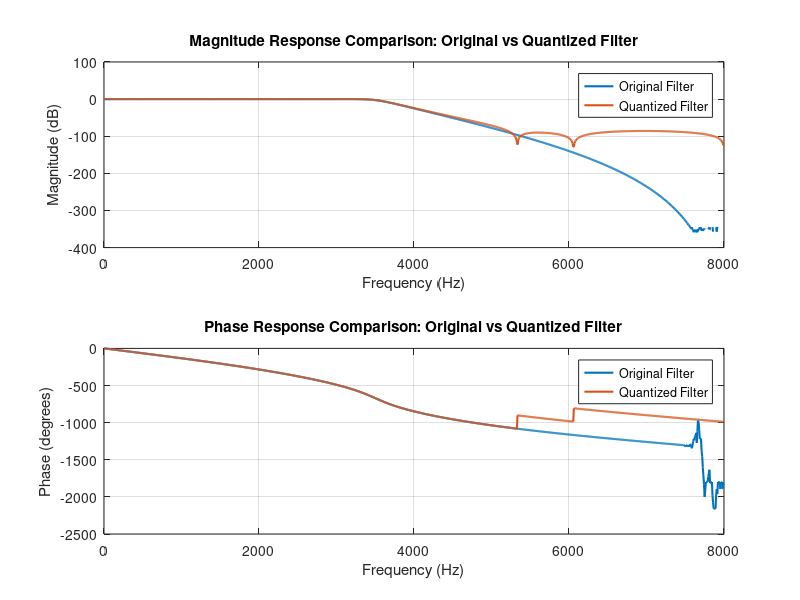
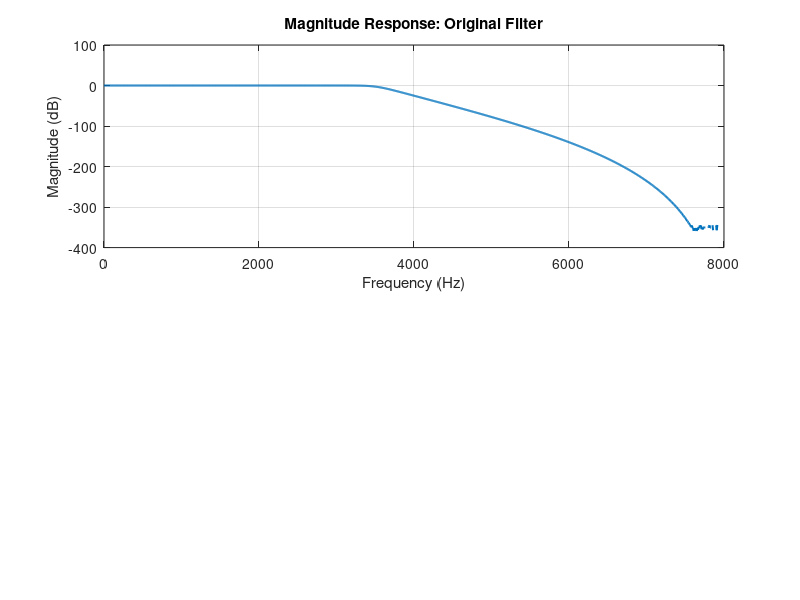

Here is the MATLAB script that generated these plots, in order: (Note: this script raises an error after producing the figures.)
% Set filter parameters
fs = 16000;  % Sampling rate
fp = 3400;   % Passband cutoff frequency (Hz)
fsb =4125.8895;
% fsb = 3800 + (4200 - 3800) * rand(); % Randomly generated stopband cutoff frequency
disp(['Randomly generated stopband frequency: ', num2str(fsb), ' Hz']);
Rp = 1; % Passband ripple
Rs = 30; % Stopband attenuation

% Normalize frequencies
Wp = fp / (fs / 2);
Ws = fsb / (fs / 2);

% Calculate filter order and normalized cutoff frequency
[n, Wn] = buttord(Wp, Ws, Rp, Rs);

% Design Butterworth filter
[b, a] = butter(n, Wn, 'low');
[H, f] = freqz(b, a, 1024, fs);

% Quantize coefficients
num_bits = 12;
b_quant = round(b * (2^(num_bits - 1))) / (2^(num_bits - 1));
a_quant = round(a * (2^(num_bits - 1))) / (2^(num_bits - 1));

% Check if the quantized filter meets the specifications
% fvtool(b_quant, a_quant);
% Calculate frequency response
[H_quant, f_quant] = freqz(b_quant, a_quant, 1024, fs);

% Calculate passband attenuation
passband = 20*log10(abs(H_quant(f_quant <= fp)));
max_passband_attenuation = -min(passband);

% Calculate stopband attenuation
stopband = 20*log10(abs(H_quant(f_quant >= fsb)));
min_stopband_attenuation = -max(stopband);

% Display results
disp(['Max passband attenuation after quantization: ', num2str(max_passband_attenuation), ' dB']);
disp(['Min stopband attenuation after quantization: ', num2str(min_stopband_attenuation), ' dB']);

% Find the -3dB point
mag_response = 20*log10(abs(H));
mag_response_quant = 20*log10(abs(H_quant));

% Find the -3dB point for the original filter
fp_original_index = find(mag_response <= -3, 1);
fp_original = f(fp_original_index);

% Find the -3dB point for the quantized filter
fp_quant_index = find(mag_response_quant <= -3, 1);
fp_quant = f_quant(fp_quant_index);

% Display results
disp(['Passband cutoff frequency of the original filter: ', num2str(fp_original), ' Hz']);
disp(['Passband cutoff frequency of the quantized filter: ', num2str(fp_quant), ' Hz']);

% Plot magnitude and phase response comparison for original and quantized filters
figure;

% Magnitude response comparison: Original vs Quantized
subplot(2, 1, 1);
plot(f, 20*log10(abs(H)), 'LineWidth', 1.5);
hold on;
plot(f_quant, 20*log10(abs(H_quant)), 'LineWidth', 1.5);
grid on;
xlabel('Frequency (Hz)');
ylabel('Magnitude (dB)');
title('Magnitude Response Comparison: Original vs Quantized Filter');
legend('Original Filter', 'Quantized Filter');

% Phase response comparison: Original vs Quantized
subplot(2, 1, 2);
plot(f, unwrap(angle(H)) * 180/pi, 'LineWidth', 1.5);
hold on;
plot(f_quant, unwrap(angle(H_quant)) * 180/pi, 'LineWidth', 1.5);
grid on;
xlabel('Frequency (Hz)');
ylabel('Phase (degrees)');
title('Phase Response Comparison: Original vs Quantized Filter');
legend('Original Filter', 'Quantized Filter');

% Plot magnitude and phase response for original filter with cutoff frequency marked
figure;

% Magnitude response for original filter
subplot(2, 1, 1);
plot(f, 20*log10(abs(H)), 'LineWidth', 1.5);
grid on;
xlabel('Frequency (Hz)');
ylabel('Magnitude (dB)');
title('Magnitude Response: Original Filter');
% % Mark the original passband cutoff frequency
% y_lim = get(gca, 'ylim'); % Get y-axis limits
% plot([fp_original, fp_original], y_lim, 'b--');
% text(fp_original, y_lim(2) - 3, sprintf('fp_{original} = %.1f Hz', fp_original), 'HorizontalAlignment', 'right');

% Mark the quantized passband cutoff frequency
xline(fp_original, 'r--', sprintf('{fc} = %.1f Hz', fp_original), 'LabelHorizontalAlignment', 'left', 'LabelVerticalAlignment', 'top');

% Phase response for original filter
subplot(2, 1, 2);
plot(f, unwrap(angle(H)) * 180/pi, 'LineWidth', 1.5);
grid on;
xlabel('Frequency (Hz)');
ylabel('Phase (degrees)');
title('Phase Response: Original Filter');
legend('Original Filter');

% Plot magnitude and phase response for quantized filter with cutoff frequency marked
figure;

% Magnitude response for quantized filter
subplot(2, 1, 1);
plot(f_quant, 20*log10(abs(H_quant)), 'LineWidth', 1.5);
grid on;
xlabel('Frequency (Hz)');
ylabel('Magnitude (dB)');
title('Magnitude Response: Quantized Filter');
% Mark the quantized passband cutoff frequency
% y_lim = get(gca, 'ylim'); % Get y-axis limits
% plot([fp_quant, fp_quant], y_lim, 'r--');
% text(fp_quant, y_lim(2) - 3, sprintf('fp_{quant} = %.1f Hz', fp_quant), 'HorizontalAlignment', 'right');

% Mark the quantized passband cutoff frequency
xline(fp_quant, 'r--', sprintf('{fc} = %.1f Hz', fp_quant), 'LabelHorizontalAlignment', 'left', 'LabelVerticalAlignment', 'top');

% Phase response for quantized filter
subplot(2, 1, 2);
plot(f_quant, unwrap(angle(H_quant)) * 180/pi, 'LineWidth', 1.5);
grid on;
xlabel('Frequency (Hz)');
ylabel('Phase (degrees)');
title('Phase Response: Quantized Filter');
legend('Quantized Filter');



% Direct Form I
Hd_df1 = dfilt.df1(b_quant, a_quant);

% Direct Form II
Hd_df2 = dfilt.df2(b_quant, a_quant);

% Convert filter to cascade form
[sos, g] = tf2sos(b_quant, a_quant);
Hd_cascade = dfilt.df2sos(sos, g);

% Convert transfer function to parallel form
[z, p, k] = tf2zp(b_quant, a_quant);
[s, g] = zp2sos(z, p, k);
% Use dfilt.parallel to create a parallel form filter object
Hd_parallel = dfilt.parallel(dfilt.df2sos(sos, g));

scale_factor = 2^(num_bits - 1);

b_int = round(abs(b_quant) * scale_factor);
a_int = round(abs(a_quant) * scale_factor);

[addercost_b, b_opt, ~] = ragn(b_int);
[addercost_a, a_opt, ~] = ragn(a_int);
b_opt = b_opt / scale_factor;
a_opt = a_opt / scale_factor;

% Direct Form I
Hd_df1_opt = dfilt.df1(b_opt, a_opt);

% Direct Form II
Hd_df2_opt = dfilt.df2(b_opt, a_opt);

% Convert filter to cascade form
[sos_opt, g_opt] = tf2sos(b_opt, a_opt);
Hd_cascade_opt = dfilt.df2sos(sos_opt, g_opt);

% Convert transfer function to parallel form
[z_opt, p_opt, k_opt] = tf2zp(b_opt, a_opt);
[s_opt, g_opt] = zp2sos(z_opt, p_opt, k_opt);
Hd_parallel_opt = dfilt.df2sos(s_opt, g_opt);

% Compare frequency responses of filters
% h1 = fvtool(Hd_df1, Hd_df1_opt, 'Analysis', 'freq');
% legend(h1, 'Direct Form I', 'Optimized Direct Form I');
%
% h2 = fvtool(Hd_df2, Hd_df2_opt, 'Analysis', 'freq');
% legend(h2, 'Direct Form II', 'Optimized Direct Form II');
%
% h3 = fvtool(Hd_cascade, Hd_cascade_opt, 'Analysis', 'freq');
% legend(h3, 'Cascade', 'Optimized Cascade');
%
% h4 = fvtool(Hd_parallel, Hd_parallel_opt, 'Analysis', 'freq');
% legend(h4, 'Parallel', 'Optimized Parallel');

% Compute complexity for Direct Form I and II
function [num_adders, num_multipliers] = compute_direct_form_complexity(b, a)
    num_adders = nnz(b) - 1 + nnz(a) - 1; % Number of non-zero coefficients minus 2 (first coefficient of each part does not require an adder)
    num_multipliers = nnz(b) + nnz(a); % Number of non-zero coefficients
end

% Compute complexity for cascade form
function [num_adders, num_multipliers] = compute_cascade_complexity(sos)
    num_adders = 0;
    num_multipliers = 0;
    for i = 1:size(sos, 1)
        num_adders = num_adders + nnz(sos(i, 1:3)) + nnz(sos(i, 4:6)) - 2; % Number of non-zero coefficients minus 2 for each second-order section
        num_multipliers = num_multipliers + nnz(sos(i, :)); % Number of non-zero coefficients for each second-order section
    end
end

% Compute complexity for parallel form
function [num_adders, num_multipliers] = compute_parallel_complexity(s)
    num_adders = 0;
    num_multipliers = 0;
    for i = 1:size(s, 1)
        num_adders = num_adders + nnz(s(i, 1:3)) + nnz(s(i, 4:6)) - 2; % Number of non-zero coefficients minus 2 for each parallel branch
        num_multipliers = num_multipliers + nnz(s(i, :)); % Number of non-zero coefficients for each parallel branch
    end
end

% Compute complexity for Direct Form I and II
[adders_df1, multipliers_df1] = compute_direct_form_complexity(b_quant, a_quant);
[adders_df1_reduced, multipliers_df1_reduced] = compute_direct_form_complexity(b_opt, a_opt);

[adders_df2, multipliers_df2] = compute_direct_form_complexity(b_quant, a_quant);
[adders_df2_reduced, multipliers_df2_reduced] = compute_direct_form_complexity(b_opt, a_opt);

% Compute complexity for cascade form
[adders_cascade, multipliers_cascade] = compute_cascade_complexity(sos);
[adders_cascade_reduced, multipliers_cascade_reduced] = compute_cascade_complexity(sos_opt);

% Compute complexity for parallel form
[adders_parallel, multipliers_parallel] = compute_parallel_complexity(s);
[adders_parallel_reduced, multipliers_parallel_reduced] = compute_parallel_complexity(s_opt);

% Display complexity comparison
disp('Direct Form I complexity (number of adders, number of multipliers):');
disp(['Original: ', num2str(adders_df1), ', ', num2str(multipliers_df1)]);
disp(['Optimized: ', num2str(adders_df1_reduced), ', ', num2str(multipliers_df1_reduced)]);

disp('Direct Form II complexity (number of adders, number of multipliers):');
disp(['Original: ', num2str(adders_df2), ', ', num2str(multipliers_df2)]);
disp(['Optimized: ', num2str(adders_df2_reduced), ', ', num2str(multipliers_df2_reduced)]);

disp('Cascade Form complexity (number of adders, number of multipliers):');
disp(['Original: ', num2str(adders_cascade), ', ', num2str(multipliers_cascade)]);
disp(['Optimized: ', num2str(adders_cascade_reduced), ', ', num2str(multipliers_cascade_reduced)]);

disp('Parallel Form complexity (number of adders, number of multipliers):');
disp(['Original: ', num2str(adders_parallel), ', ', num2str(multipliers_parallel)]);
disp(['Optimized: ', num2str(adders_parallel_reduced), ', ', num2str(multipliers_parallel_reduced)]);
